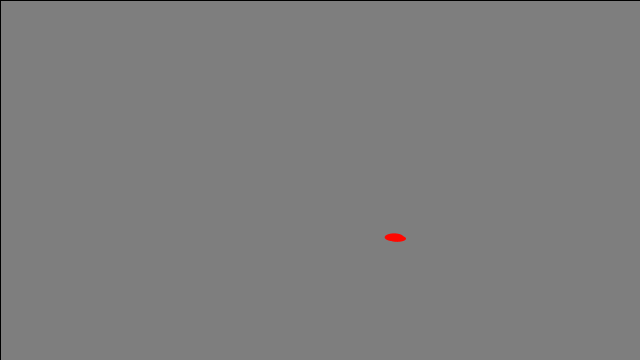
Frame 1 (no input)
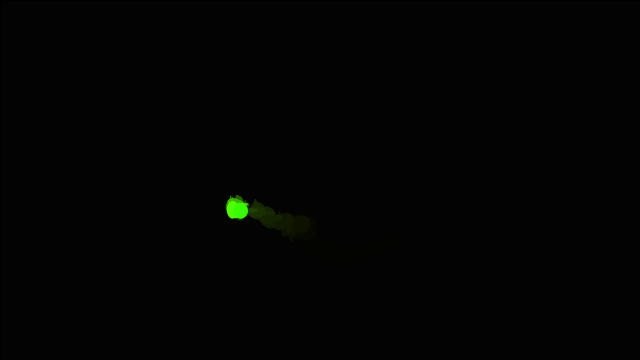
Frame 60 (the mouse pressed at the canvas centre just before this capture)
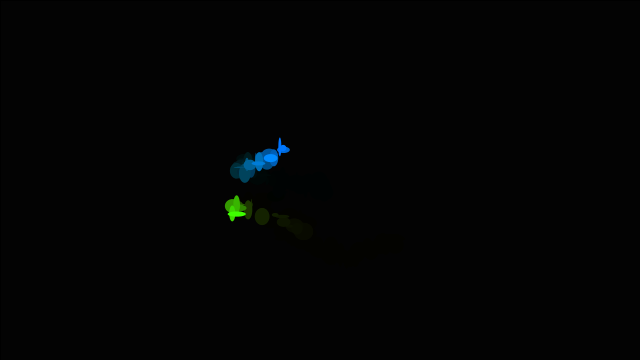
Frame 120 (the mouse held since frame 60 and released just before this capture)

The Processing sketch that drew these frames (run headless with seeded random() and noise(); from frame 60 on, the mouse is pressed at the canvas centre):

// Processing sketch: processing_166851
// ── processing_166851.pde

//  random walker
////////////////////////////////////////////
 int N =14;
 int count =0;
 
 int[] flag = new int[N];

Walker w1;
Walker w2;
Walker w3;
Walker[] ws = new Walker[N];
/////
void setup(){
  size(640,360);
  colorMode(HSB);    //色指定はHSBモード
  w1 = new Walker();  // オブジェクト w の生成
  w2 = new Walker();
  w3 = new Walker();
  for(int i=0; i<N; i++){
    ws[i] = new Walker();
  }
 for(int i=0;i<N;i++){
   flag[i] = 0; 
 }
  background(150);
}
/////
void draw(){
  fill(0,40);
  rect(0,0,width,height);
  w1.step();          //オブジェクト w に歩かせる
  w1.display();       //オブジェクト w に自分を表示してもらう
  w2.step();
  w2.display();
  w3.step();
  w3.display();
  for(int i=0;i<N;i++){
    if(flag[i] == 1){
       ws[i].step();
       ws[i].display(); 
    }
  }
}
/////
///// クラス定義
class Walker{
  float x;      //状態変数
  float y;      //状態変数
  float tx, ty; //パーリンノイズ用
  
  Walker(){
    tx = 0;
    ty = 10000;
  }
  void display(){ //表示用メソッド
    fill(tx*100%256,255,255);  //色指定
    noStroke();
    ellipse(x+random(10), y+random(10), random(20), random(20));     //円を描画
  }
  void step(){    //「歩く」メソッド
    x = map(noise(tx), 0, 1, 0, width);  //パーリンノイズ
    y = map(noise(ty), 0, 1, 0, height); //パーリンノイズ
    tx = tx+0.01+random(0.005);
    ty = ty+ 0.01+random(0.005);
  }
  
}

void mousePressed(){    //マウスボタンが押されたら呼び出される関数
    
   if(count<N){
        flag[count]=1;
    count++;
   }
}
  
  
